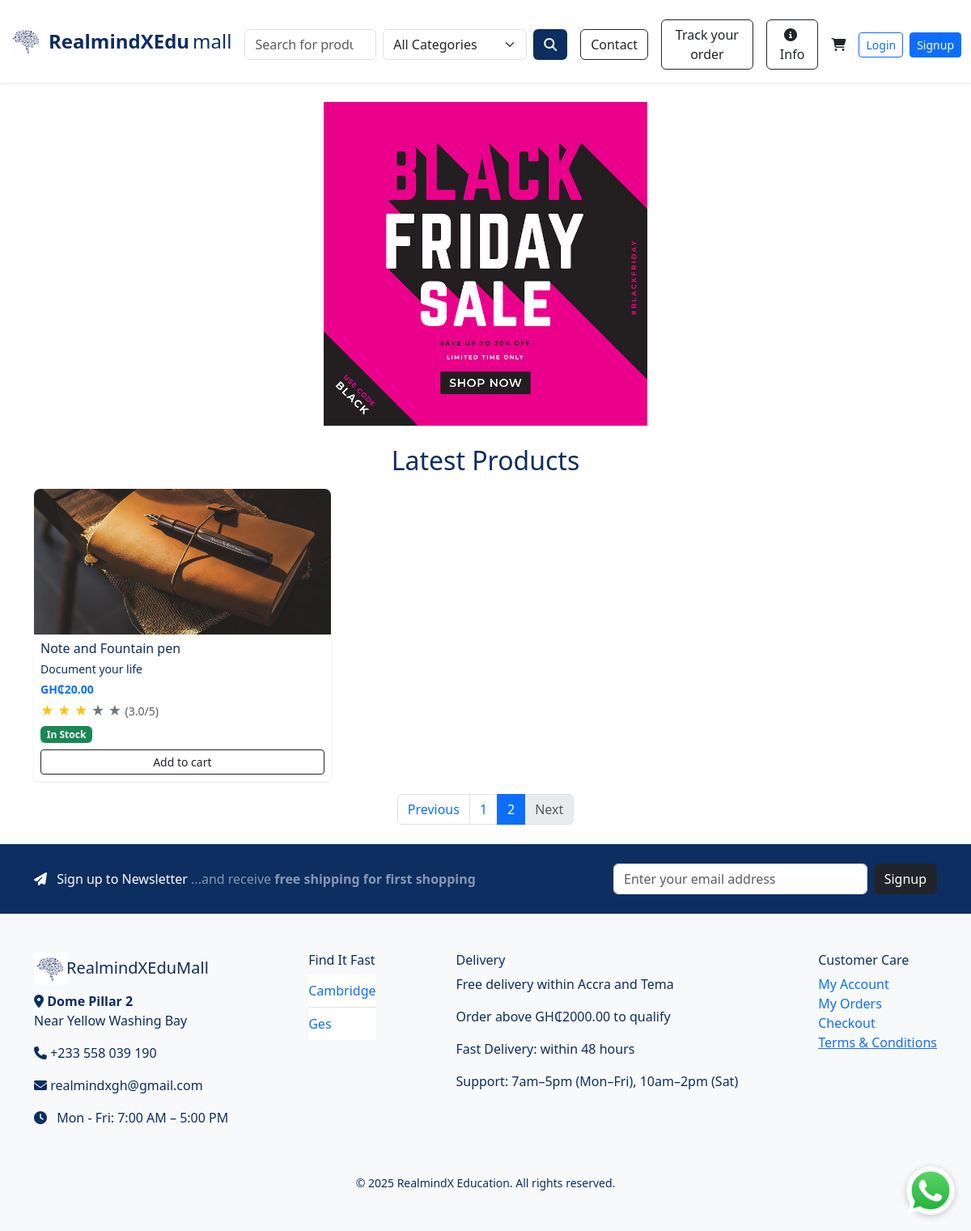
Screenshot of /?page=2 with the database file from the repository.
### e_commerce/models/promotion_flyer.py (models this page shows)
class PromotionFlier(db.Model):
    id = db.Column(db.Integer, primary_key=True)
    title = db.Column(db.String(150), nullable=False)
    image_filename = db.Column(db.String(200), nullable=False)

### e_commerce/models/products.py (models this page shows, shortened)
class Product(db.Model):
    __tablename__ = 'product'  # Optional, but makes FK references safer
    id = db.Column(db.Integer, primary_key=True)
    name = db.Column(db.String(120), nullable=False)
    description = db.Column(db.Text, nullable=False)
    price = db.Column(db.Float, nullable=False)
    discount_percentage = db.Column(db.Float, default=0.0)
    image_filename = db.Column(db.String(120))
    in_stock = db.Column(db.Boolean, default=True)
    date_created = db.Column(db.DateTime, default=datetime.utcnow)
    author = db.Column(db.String(120), nullable=True)
    brand = db.Column(db.String(120), nullable=True)
    grade = db.Column(db.String(50), nullable=True)
    level = db.Column(db.String(50), nullable=True)
    subject = db.Column(db.String(100), nullable=True)
    ratings = db.relationship('ProductRating', back_populates='product', lazy=True)
    category_id = db.Column(db.Integer, db.ForeignKey('category.id'))
    category = db.relationship('Category', back_populates='products')
    order_items = db.relationship('OrderItem', backref='product', lazy=True)

### e_commerce/models/category.py (models this page shows)
class Category(db.Model):
    id = db.Column(db.Integer, primary_key=True)
    name = db.Column(db.String(100), nullable=False, unique=True)
    products = db.relationship('Product', back_populates='category', lazy=True)

### e_commerce/routes/main_routes.py (the view)
@main_bp.route('/')
def home():
    page = request.args.get('page', 1, type=int)
    per_page = 9
    fliers = PromotionFlier.query.order_by(PromotionFlier.id.desc()).all()
    products = Product.query.order_by(Product.date_created.desc()).paginate(
        page=page,
        per_page=per_page,
        error_out=False
    )
    return render_template('home.html', products=products, fliers=fliers)

### e_commerce/templates/home.html (shortened to what this page needs)
{% extends "index.html" %}
{% block content %}
<div class="container my-4">
  {% include 'fliers.html' %}
  {% if not current_user.is_authenticated %}
    <h2 class="text-center mb-3" style="color: #0C2E60;">Latest Products</h2>
    {% if products.items %}
      <div class="row g-2">
        {% for product in products.items %}
        <div class="col-6 col-md-4">
          <div class="card h-100 shadow-sm border-0">
            <div class="position-relative" style="height: 180px;">
              <img
                src="{{ url_for('static', filename='uploads/' ~ product.image_filename) }}"
                class="card-img-top"
                alt="{{ product.name }}"
                style="height: 100%; object-fit: cover; border-top-left-radius: .5rem; border-top-right-radius: .5rem;">
            </div>
            <div class="card-body p-2">
              <h6 class="card-title mb-1" style="color: #0C2E60;">{{ product.name }}</h6>
              <p class="card-text small mb-1" style="color: #0C2E60;">
                {{ product.description[:60] }}{% if product.description|length > 60 %}...{% endif %}
              </p>
              {% if product.discount_percentage and product.discount_percentage > 0 %}
                <p class="mb-1">
                  <del class="text-muted">GH₵{{ '%.2f'|format(product.price) }}</del>
                  <span class="text-danger fw-bold ms-2">
                    GH₵{{ '%.2f'|format(product.discounted_price) }}
                  </span>
                  <span class="badge bg-success ms-1 small">
                    {{ '%.0f'|format(product.discount_percentage) }}% OFF
                  </span>
                </p>
              {% else %}
                <p class="text-primary fw-bold small mb-1">
                  GH₵{{ '%.2f'|format(product.price) }}
                </p>
              {% endif %}
              {% if product.ratings %}
                {% set avg_rating = (product.ratings | map(attribute='rating') | list | sum) / product.ratings|length %}
                <div class="mb-1">
                  {% for i in range(1, 6) %}
                    {% if i <= avg_rating %}
                      <span class="text-warning">&#9733;</span>
                    {% else %}
                      <span class="text-secondary">&#9733;</span>
                    {% endif %}
                  {% endfor %}
                  <small class="text-muted">({{ '%.1f' % avg_rating }}/5)</small>
                </div>
              {% else %}
                <small class="text-muted d-block mb-1 fst-italic">Be the first to rate</small>
              {% endif %}
              <span class="badge {{ 'bg-success' if product.in_stock else 'bg-danger' }} mb-2">
                {{ 'In Stock' if product.in_stock else 'Out of Stock' }}
              </span>
              {% if product.in_stock %}
                <a href="{{ url_for('cart.add_quantity', product_id=product.id) }}" class="btn btn-outline-dark btn-sm w-100">Add to cart</a>
              {% else %}
                <button class="btn btn-outline-dark btn-sm w-100" disabled>Add to cart</button>
              {% endif %}
            </div>
          </div>
        </div>
        {% endfor %}
      </div>
      <nav aria-label="Page navigation">
        <ul class="pagination justify-content-center mt-3">
          {% if products.has_prev %}
            <li class="page-item">
              <a class="page-link" href="{{ url_for('main.home', page=products.prev_num) }}">Previous</a>
            </li>
          {% else %}
            <li class="page-item disabled"><span class="page-link">Previous</span></li>
          {% endif %}
          {% for p in products.iter_pages(left_edge=1, right_edge=1, left_current=1, right_current=2) %}
            {% if p %}
              <li class="page-item {% if p == products.page %}active{% endif %}">
                <a class="page-link" href="{{ url_for('main.home', page=p) }}">{{ p }}</a>
              </li>
            {% else %}
              <li class="page-item disabled"><span class="page-link">…</span></li>
            {% endif %}
          {% endfor %}
          {% if products.has_next %}
            <li class="page-item">
              <a class="page-link" href="{{ url_for('main.home', page=products.next_num) }}">Next</a>
            </li>
          {% else %}
            <li class="page-item disabled"><span class="page-link">Next</span></li>
          {% endif %}
        </ul>
      </nav>
    {% else %}
      <div class="alert alert-warning text-center">No products available at the moment.</div>
    {% endif %}
  {% else %}
    <div class="alert alert-info text-center">
      Welcome, {{ current_user.username }}. You can view and rate your
      <a href="{{ url_for('main.purchased_products') }}">purchased products here</a>.
    </div>
  {% endif %}
</div>
{% endblock %}

### e_commerce/templates/index.html (shortened to what this page needs)
<!DOCTYPE html>
<html lang="en">
<head>
  <link href="https://cdn.jsdelivr.net/npm/bootstrap@5.3.3/dist/css/bootstrap.min.css" rel="stylesheet">
  <link rel="stylesheet" href="https://cdnjs.cloudflare.com/ajax/libs/font-awesome/6.6.0/css/all.min.css">
</head>
<body>
<nav class="navbar navbar-expand-lg navbar-light bg-white shadow-sm py-3">
  <div class="container-fluid">
    <a class="navbar-brand d-flex align-items-center" href="{{ url_for('main.home') }}">
      <img src="{{ url_for('static', filename='images/brain.jpg') }}" alt="Logo" width="40" class="me-2">
      <div class="d-flex align-items-baseline fs-4" style="color: #0C2E60;">
        <strong class="me-1">RealmindXEdu</strong><span>mall</span>
      </div>
    </a>
    <div class="collapse navbar-collapse d-none d-lg-flex justify-content-between mt-2">
      <div class="d-flex align-items-center w-100">
        {% if not current_user.is_authenticated %}
        <form method="GET" action="{{ url_for('main.search') }}" class="d-flex w-50 me-3">
          <input class="form-control me-2" type="search" name="q" placeholder="Search for products, author, level..." autocomplete="off">
          <select name="category" class="form-select me-2">
            <option value="">All Categories</option>
          </select>
          <button class="btn text-white" style="background-color: #0C2E60;"><i class="fas fa-search"></i></button>
        </form>
        {% endif %}
        <div class="d-flex align-items-center ms-auto">
          {% if not current_user.is_authenticated %}
            <a href="{{ url_for('main.contact') }}" class="btn btn-outline-dark me-3">Contact</a>
            <a href="{{ url_for('main.track_order') }}" class="btn btn-outline-dark me-3">Track your order</a>
            <a href="{{ url_for('main.info') }}" class="btn btn-outline-dark me-3"><i class="fas fa-info-circle me-1"></i> Info</a>
            <a href="{{ url_for('cart.view_cart') }}" class="text-dark position-relative me-3">
              <i class="fas fa-shopping-cart"></i>
            </a>
            <a href="{{ url_for('auth.login') }}" class="btn btn-outline-primary btn-sm me-2">Login</a>
            <a href="{{ url_for('auth.user_signup') }}" class="btn btn-primary btn-sm">Signup</a>
          {% else %}
            <span class="me-3">Welcome, {{ current_user.username }}</span>
            <a class="nav-link me-3" href="{{ url_for('main.purchased_products') }}"><i class="fas fa-box-open me-1"></i> My Orders</a>
            <a href="{{ url_for('auth.logout') }}" class="btn btn-outline-danger btn-sm">Logout</a>
          {% endif %}
        </div>
      </div>
    </div>
  </div>
</nav>
<main>
  {% block content %}{% endblock %}
</main>
<section class="text-white py-4" style="background-color: #0C2E60;">
  <div class="container d-flex flex-column flex-md-row justify-content-between align-items-center">
    <p class="mb-3 mb-md-0 fs-6">
      <i class="fas fa-paper-plane me-2"></i> Sign up to Newsletter
      <span class="text-white-50">...and receive <strong>free shipping for first shopping</strong></span>
    </p>
    <form method="POST" action="{{ url_for('main.subscribe_newsletter') }}" class="d-flex" style="max-width: 400px; width: 100%;">
      <input type="email" name="email" class="form-control me-2" placeholder="Enter your email address" required>
      <button class="btn btn-dark" type="submit">Signup</button>
    </form>
  </div>
</section>
<footer class="bg-light py-5" style="color: #0C2E60;">
  <div class="container d-flex flex-wrap justify-content-between">
    <div class="mb-4">
      <h5><img src="{{ url_for('static', filename='images/brain.jpg') }}" width="40"><span style="color: #0C2E60;">RealmindXEduMall</span></h5>
      <p><i class="fa fa-map-marker-alt"></i> <strong>Dome Pillar 2</strong><br>Near Yellow Washing Bay</p>
      <p><i class="fa fa-phone"></i> +233 558 039 190</p>
      <p><i class="fa fa-envelope"></i> realmindxgh@gmail.com</p>
      <p><i class="fa fa-clock me-2"></i> Mon - Fri: 7:00 AM – 5:00 PM</p>
    </div>
    <div>
      <h6>Find It Fast</h6>
      <ul class="list-group list-group-flush">
        {% for cat in categories %}
          <li class="list-group-item px-0">
            <a href="{{ url_for('main.search', category=cat.id) }}" class="text-decoration-none">{{ cat.name }}</a>
          </li>
        {% endfor %}
      </ul>
    </div>
    <div>
      <h6>Delivery</h6>
      <p>Free delivery within Accra and Tema</p>
      <p>Order above GH₵2000.00 to qualify</p>
      <p>Fast Delivery: within 48 hours</p>
      <p>Support: 7am–5pm (Mon–Fri), 10am–2pm (Sat)</p>
    </div>
    <div>
      <h6>Customer Care</h6>
      <ul class="list-unstyled">
        <li><a href="{{ url_for('auth.login') }}" class="text-decoration-none" >My Account</a></li>
        <li><a href="{{ url_for('auth.login') }}" class="text-decoration-none">My Orders</a></li>
        <li><a href="{{ url_for('cart.checkout') }}" class="text-decoration-none">Checkout</a></li>
        <li><a href="#">Terms & Conditions</a></li>
      </ul>
    </div>
  </div>
  <div class="text-center mt-3">
    <small id="copyright"></small>
  </div>
</footer>
<a href="https://wa.me/233558099689" class="whatsapp-float" target="_blank" style="position: fixed;
  bottom: 20px;
  right: 20px;
  z-index: 9999;
  background-color: transparent;
  border-radius: 50%;
  box-shadow: 0 2px 8px rgba(0,0,0,0.2);
  transition: transform 0.2s ease-in-out;">
    <img src="{{ url_for('static', filename='images/whatsapp.png') }}" alt="WhatsApp" width="60">
</a>
</body>
</html>

### e_commerce/templates/fliers.html (shortened to what this page needs)
{% if fliers %}
  <div id="flierCarousel" class="carousel slide mb-4" data-bs-ride="carousel" data-bs-interval="3000">
    <div class="carousel-inner">
      {% for flier in fliers %}
        <div class="carousel-item {% if loop.first %}active{% endif %}">
          <div class="position-relative"
              style="width: 100%; max-width: 1200px; height: 400px; margin: 0 auto; display: flex; align-items: center; justify-content: center; overflow: hidden; border-radius: 12px;">
            <img src="{{ url_for('static', filename='uploads/fliers/' ~ flier.image_filename) }}"
                alt="{{ flier.title or 'Promotion Flier' }}"
                style="max-width: 100%; max-height: 100%; object-fit: contain;">
          </div>
        </div>
      {% endfor %}
    </div>
  </div>
{% endif %}

### rows the page displays
PromotionFlier: image_filename (picture)
Product: image_filename (picture), name "Note and Fountain pen", description "Document your life", price "20.00", avg_rating "3.0", in_stock "In Stock"
Category: name "Cambridge"
Category: name "Ges"

### other values shown
{{ p }} "1" "2"
